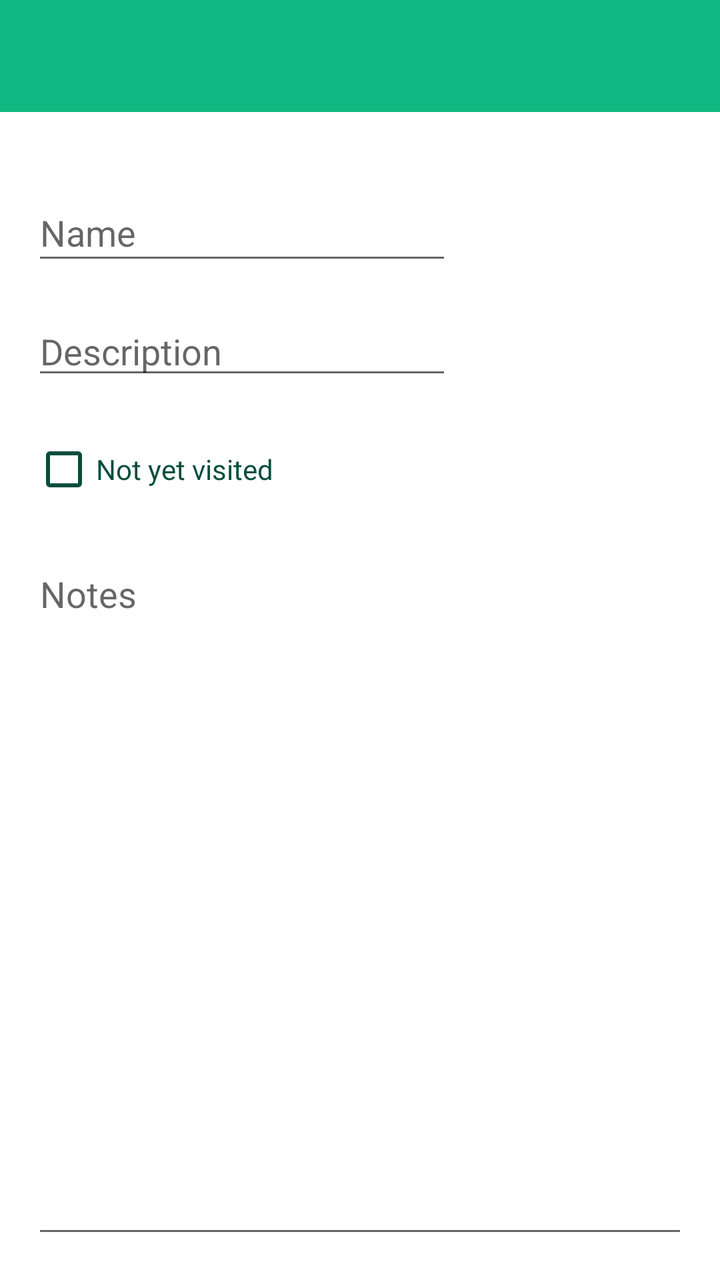
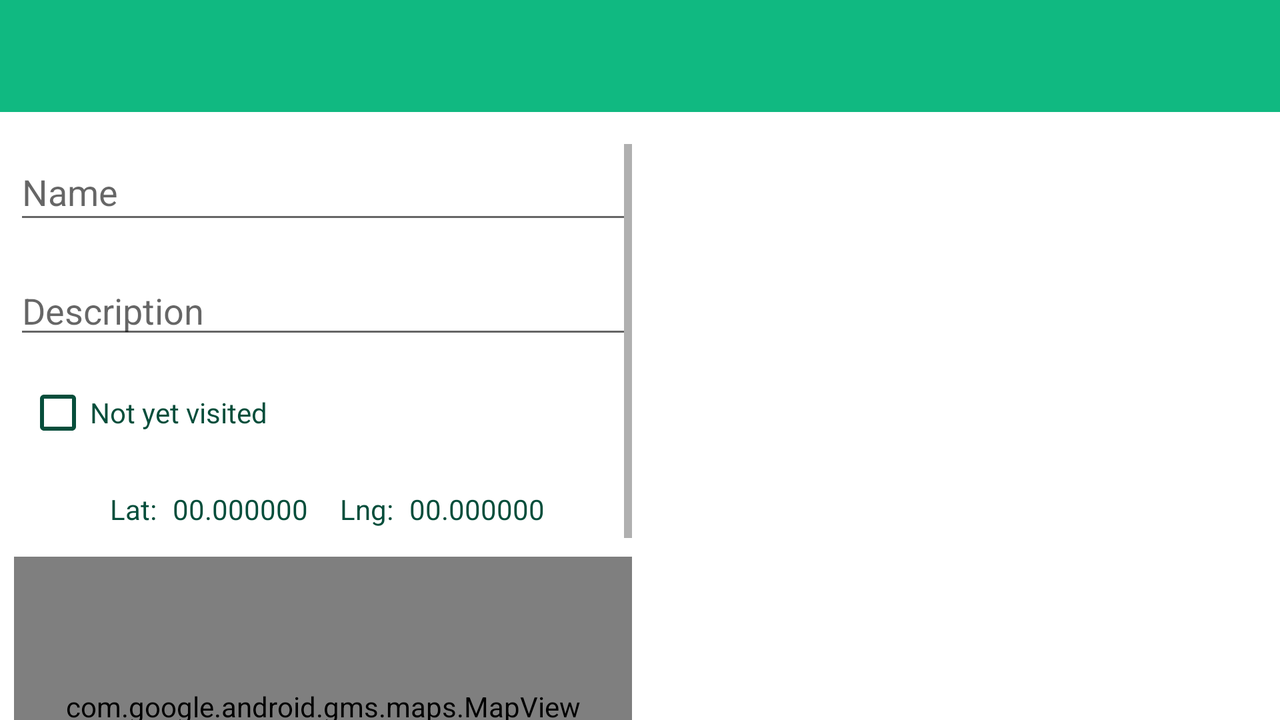

First picture: res/layout/ on a phone held upright. Second picture: the repository's own variant of that layout, on a device whose configuration matches the variant's folder. Source for both follows.
<!-- AndroidManifest.xml: application theme Theme.Hillforts -->
<!-- res/layout/hillfort_details_view_portrait.xml -->
<?xml version="1.0" encoding="utf-8"?>
<androidx.constraintlayout.widget.ConstraintLayout xmlns:android="http://schemas.android.com/apk/res/android"
    xmlns:app="http://schemas.android.com/apk/res-auto"
    xmlns:tools="http://schemas.android.com/tools"
    android:layout_width="match_parent"
    android:layout_height="match_parent"
    tools:context=".views.hillfortDetails.HillfortDetailsView">

    <com.google.android.material.appbar.AppBarLayout
        android:id="@+id/appBarLayout"
        android:layout_width="match_parent"
        android:layout_height="wrap_content"
        android:background="@color/green_500"
        android:fitsSystemWindows="true"
        app:elevation="0dip"
        app:layout_constraintEnd_toEndOf="parent"
        app:layout_constraintStart_toStartOf="parent"
        app:layout_constraintTop_toTopOf="parent"
        app:theme="@style/ThemeOverlay.AppCompat.Dark.ActionBar">

        <androidx.appcompat.widget.Toolbar
            android:id="@+id/toolbar"
            android:layout_width="match_parent"
            android:layout_height="wrap_content"
            app:titleTextColor="@color/white" />

    </com.google.android.material.appbar.AppBarLayout>

    <androidx.constraintlayout.widget.ConstraintLayout
        android:layout_width="match_parent"
        android:layout_height="match_parent"
        tools:layout_editor_absoluteX="55dp"
        tools:layout_editor_absoluteY="48dp">

        <EditText
            android:id="@+id/etName"
            android:layout_width="wrap_content"
            android:layout_height="45dp"
            android:layout_marginStart="16dp"
            android:layout_marginEnd="16dp"
            android:ems="10"
            android:hint="@string/name"
            android:inputType="textPersonName"
            app:layout_constraintBottom_toBottomOf="parent"
            app:layout_constraintEnd_toEndOf="parent"
            app:layout_constraintHorizontal_bias="0.0"
            app:layout_constraintStart_toStartOf="parent"
            app:layout_constraintTop_toTopOf="parent"
            app:layout_constraintVertical_bias="0.155" />

        <EditText
            android:id="@+id/mltNotes"
            android:layout_width="0dp"
            android:layout_height="0dp"
            android:layout_marginStart="16dp"
            android:layout_marginTop="16dp"
            android:layout_marginEnd="16dp"
            android:layout_marginBottom="16dp"
            android:ems="10"
            android:gravity="start|top"
            android:hint="@string/notes"
            android:inputType="textMultiLine"
            app:layout_constraintBottom_toBottomOf="parent"
            app:layout_constraintEnd_toEndOf="parent"
            app:layout_constraintHorizontal_bias="0.0"
            app:layout_constraintStart_toStartOf="parent"
            app:layout_constraintTop_toBottomOf="@+id/cbVisited" />

        <EditText
            android:id="@+id/etDescription"
            android:layout_width="wrap_content"
            android:layout_height="wrap_content"
            android:layout_marginTop="16dp"
            android:ems="10"
            android:hint="@string/description"
            android:inputType="textPersonName"
            app:layout_constraintEnd_toEndOf="@+id/etName"
            app:layout_constraintStart_toStartOf="@+id/etName"
            app:layout_constraintTop_toBottomOf="@+id/etName" />

        <CheckBox
            android:id="@+id/cbVisited"
            android:layout_width="wrap_content"
            android:layout_height="wrap_content"
            android:layout_marginTop="16dp"
            android:buttonTint="@color/green_900"
            android:onClick="onVisitedClicked"
            android:text="@string/cb_not_yet_visited"
            android:textColor="@color/green_900"
            app:layout_constraintEnd_toEndOf="@+id/etDescription"
            app:layout_constraintHorizontal_bias="0.0"
            app:layout_constraintStart_toStartOf="@+id/etDescription"
            app:layout_constraintTop_toBottomOf="@+id/etDescription" />

        <TextView
            android:id="@+id/tvVisitedOn"
            android:layout_width="wrap_content"
            android:layout_height="wrap_content"
            android:layout_marginStart="2dp"
            android:onClick="onVisitedClicked"
            app:layout_constraintBottom_toBottomOf="@+id/cbVisited"
            app:layout_constraintStart_toEndOf="@+id/cbVisited"
            app:layout_constraintTop_toTopOf="@+id/cbVisited" />

    </androidx.constraintlayout.widget.ConstraintLayout>

</androidx.constraintlayout.widget.ConstraintLayout>
<!-- resources referenced by this layout -->
<resources>
  <color name="green_500">#10B981</color>
  <color name="green_900">#064E3B</color>
  <color name="white">#FFFFFFFF</color>
  <string name="cb_not_yet_visited">Not yet visited</string>
  <string name="description">Description</string>
  <string name="name">Name</string>
  <string name="notes">Notes</string>
  <style name="Theme.Hillforts" parent="Theme.MaterialComponents.DayNight.NoActionBar">
          
          <item name="colorPrimary">@color/green_500</item>
          <item name="colorPrimaryVariant">@color/green_700</item>
          <item name="colorOnPrimary">@color/white</item>
          
          <item name="android:textColor">@color/green_900</item>
          <item name="materialButtonStyle">@style/customButton</item>
          
          
          <item name="android:statusBarColor" tools:targetApi="l">?attr/colorPrimaryVariant</item>
          
      </style>
  <color name="green_700">#047857</color>
  <style name="customButton" parent="Widget.MaterialComponents.Button">
          <item name="cornerRadius">20sp</item>
      </style>
</resources>
<!-- res/layout-land/hillfort_details_view_portrait.xml (the author's variant of the layout above) -->
<!-- drawn on the phone turned sideways -->
<?xml version="1.0" encoding="utf-8"?>
<androidx.constraintlayout.widget.ConstraintLayout xmlns:android="http://schemas.android.com/apk/res/android"
    xmlns:app="http://schemas.android.com/apk/res-auto"
    xmlns:tools="http://schemas.android.com/tools"
    android:layout_width="match_parent"
    android:layout_height="match_parent"
    android:foregroundTintMode="src_in"
    tools:context=".views.hillfortDetails.HillfortDetailsView">

    <com.google.android.material.appbar.AppBarLayout
        android:id="@+id/appBarLayout"
        android:layout_width="match_parent"
        android:layout_height="wrap_content"
        android:background="@color/green_500"
        android:fitsSystemWindows="true"
        app:elevation="0dip"
        app:layout_constraintEnd_toEndOf="parent"
        app:layout_constraintStart_toStartOf="parent"
        app:layout_constraintTop_toTopOf="parent"
        app:theme="@style/ThemeOverlay.AppCompat.Dark.ActionBar">

        <androidx.appcompat.widget.Toolbar
            android:id="@+id/toolbar"
            android:layout_width="match_parent"
            android:layout_height="wrap_content"
            app:titleTextColor="@color/white" />

    </com.google.android.material.appbar.AppBarLayout>

    <androidx.constraintlayout.widget.ConstraintLayout
        android:layout_width="match_parent"
        android:layout_height="match_parent"
        app:layout_constraintEnd_toEndOf="parent"
        app:layout_constraintStart_toStartOf="parent"
        app:layout_constraintTop_toTopOf="parent">

        <ScrollView
            android:id="@+id/scrollView2"
            android:layout_width="309dp"
            android:layout_height="290dp"
            android:layout_marginStart="16dp"
            android:layout_marginTop="72dp"
            android:layout_marginEnd="16dp"
            android:layout_marginBottom="16dp"
            app:layout_constraintBottom_toBottomOf="parent"
            app:layout_constraintEnd_toStartOf="@+id/guideline3"
            app:layout_constraintHorizontal_bias="0.44"
            app:layout_constraintStart_toStartOf="parent"
            app:layout_constraintTop_toTopOf="parent"
            app:layout_constraintVertical_bias="0.0">

            <androidx.constraintlayout.widget.ConstraintLayout
                android:layout_width="match_parent"
                android:layout_height="wrap_content">

                <TextView
                    android:id="@+id/tvVisitedOn"
                    android:layout_width="wrap_content"
                    android:layout_height="wrap_content"
                    android:layout_marginStart="2dp"
                    android:onClick="onVisitedClicked"
                    app:layout_constraintBottom_toBottomOf="@+id/cbVisited"
                    app:layout_constraintStart_toEndOf="@+id/cbVisited"
                    app:layout_constraintTop_toTopOf="@+id/cbVisited" />

                <EditText
                    android:id="@+id/etDescription"
                    android:layout_width="0dp"
                    android:layout_height="wrap_content"
                    android:layout_marginTop="16dp"
                    android:ems="10"
                    android:hint="@string/description"
                    android:inputType="textPersonName"
                    app:layout_constraintEnd_toEndOf="parent"
                    app:layout_constraintStart_toStartOf="parent"
                    app:layout_constraintTop_toBottomOf="@+id/etName" />

                <EditText
                    android:id="@+id/etName"
                    android:layout_width="0dp"
                    android:layout_height="45dp"
                    android:ems="10"
                    android:hint="@string/name"
                    android:inputType="textPersonName"
                    app:layout_constraintEnd_toEndOf="parent"
                    app:layout_constraintStart_toStartOf="parent"
                    app:layout_constraintTop_toTopOf="parent" />

                <ImageView
                    android:id="@+id/ivLocationDetails"
                    android:layout_width="28dp"
                    android:layout_height="32dp"
                    android:layout_marginStart="8dp"
                    android:layout_marginTop="8dp"
                    android:contentDescription="TODO"
                    android:foregroundTint="@color/green_900"
                    android:tintMode="src_in"
                    app:layout_constraintStart_toStartOf="parent"
                    app:layout_constraintTop_toBottomOf="@+id/cbVisited"
                    app:srcCompat="@drawable/ic_outline_my_location_24" />

                <androidx.constraintlayout.widget.ConstraintLayout
                    android:id="@+id/constraintLayout"
                    android:layout_width="0dp"
                    android:layout_height="wrap_content"
                    android:layout_marginStart="8dp"
                    app:layout_constraintBottom_toBottomOf="@+id/ivLocationDetails"
                    app:layout_constraintStart_toEndOf="@+id/ivLocationDetails"
                    app:layout_constraintTop_toTopOf="@+id/ivLocationDetails">

                    <TextView
                        android:id="@+id/tvLat"
                        android:layout_width="wrap_content"
                        android:layout_height="wrap_content"
                        android:layout_marginStart="4dp"
                        android:text="@string/lat"
                        app:layout_constraintStart_toStartOf="parent"
                        app:layout_constraintTop_toTopOf="parent" />

                    <TextView
                        android:id="@+id/tvLng"
                        android:layout_width="wrap_content"
                        android:layout_height="wrap_content"
                        android:layout_marginStart="16dp"
                        android:text="@string/lng"
                        app:layout_constraintBottom_toBottomOf="@+id/tvLatValDetails"
                        app:layout_constraintStart_toEndOf="@+id/tvLatValDetails"
                        app:layout_constraintTop_toTopOf="@+id/tvLatValDetails" />

                    <TextView
                        android:id="@+id/tvLatValDetails"
                        android:layout_width="wrap_content"
                        android:layout_height="wrap_content"
                        android:layout_marginStart="8dp"
                        android:text="00.000000"
                        app:layout_constraintStart_toEndOf="@+id/tvLat"
                        app:layout_constraintTop_toTopOf="parent" />

                    <TextView
                        android:id="@+id/tvLngValDetails"
                        android:layout_width="wrap_content"
                        android:layout_height="wrap_content"
                        android:layout_marginStart="8dp"
                        android:text="00.000000"
                        app:layout_constraintBottom_toBottomOf="@+id/tvLng"
                        app:layout_constraintStart_toEndOf="@+id/tvLng"
                        app:layout_constraintTop_toTopOf="@+id/tvLng" />

                </androidx.constraintlayout.widget.ConstraintLayout>

                <EditText
                    android:id="@+id/mltNotes"
                    android:layout_width="0dp"
                    android:layout_height="wrap_content"
                    android:layout_marginTop="8dp"
                    android:ems="10"
                    android:gravity="start|top"
                    android:hint="@string/notes"
                    android:inputType="textMultiLine"
                    android:lines="2"
                    app:layout_constraintBottom_toBottomOf="parent"
                    app:layout_constraintEnd_toEndOf="parent"
                    app:layout_constraintStart_toStartOf="parent"
                    app:layout_constraintTop_toBottomOf="@+id/mvEditLocation" />

                <CheckBox
                    android:id="@+id/cbVisited"
                    android:layout_width="wrap_content"
                    android:layout_height="wrap_content"
                    android:layout_marginStart="6dp"
                    android:layout_marginTop="8dp"
                    android:buttonTint="@color/green_900"
                    android:onClick="onVisitedClicked"
                    android:text="@string/cb_not_yet_visited"
                    android:textColor="@color/green_900"
                    app:layout_constraintStart_toStartOf="parent"
                    app:layout_constraintTop_toBottomOf="@+id/etDescription" />

                <com.google.android.gms.maps.MapView
                    android:id="@+id/mvEditLocation"
                    android:layout_width="0dp"
                    android:layout_height="150sp"
                    android:layout_marginTop="8dp"
                    app:layout_constraintEnd_toEndOf="parent"
                    app:layout_constraintHorizontal_bias="0.0"
                    app:layout_constraintStart_toStartOf="parent"
                    app:layout_constraintTop_toBottomOf="@+id/ivLocationDetails" />
            </androidx.constraintlayout.widget.ConstraintLayout>
        </ScrollView>

        <androidx.constraintlayout.widget.Guideline
            android:id="@+id/guideline3"
            android:layout_width="wrap_content"
            android:layout_height="wrap_content"
            android:orientation="vertical"
            app:layout_constraintGuide_percent="0.5" />

        <androidx.recyclerview.widget.RecyclerView
            android:id="@+id/rvHillfortImages"
            android:layout_width="0dp"
            android:layout_height="0dp"
            android:layout_marginStart="16dp"
            android:layout_marginTop="72dp"
            android:layout_marginEnd="16dp"
            android:layout_marginBottom="16dp"
            app:layout_constraintBottom_toBottomOf="parent"
            app:layout_constraintEnd_toEndOf="parent"
            app:layout_constraintStart_toStartOf="@+id/guideline3"
            app:layout_constraintTop_toTopOf="parent">

        </androidx.recyclerview.widget.RecyclerView>

    </androidx.constraintlayout.widget.ConstraintLayout>

</androidx.constraintlayout.widget.ConstraintLayout>
<!-- resources referenced by the variant -->
<!-- as the phone turned sideways resolves them -->
<resources>
  <color name="green_500">#10B981</color>
  <color name="green_900">#064E3B</color>
  <color name="white">#FFFFFFFF</color>
  <string name="cb_not_yet_visited">Not yet visited</string>
  <string name="description">Description</string>
  <string name="lat">Lat:</string>
  <string name="lng">Lng:</string>
  <string name="name">Name</string>
  <string name="notes">Notes</string>
  <style name="Theme.Hillforts" parent="Theme.MaterialComponents.DayNight.NoActionBar">
          
          <item name="colorPrimary">@color/green_500</item>
          <item name="colorPrimaryVariant">@color/green_700</item>
          <item name="colorOnPrimary">@color/white</item>
          
          <item name="android:textColor">@color/green_900</item>
          <item name="materialButtonStyle">@style/customButton</item>
          
          
          <item name="android:statusBarColor" tools:targetApi="l">?attr/colorPrimaryVariant</item>
          
      </style>
  <color name="green_700">#047857</color>
  <style name="customButton" parent="Widget.MaterialComponents.Button">
          <item name="cornerRadius">20sp</item>
      </style>
</resources>
